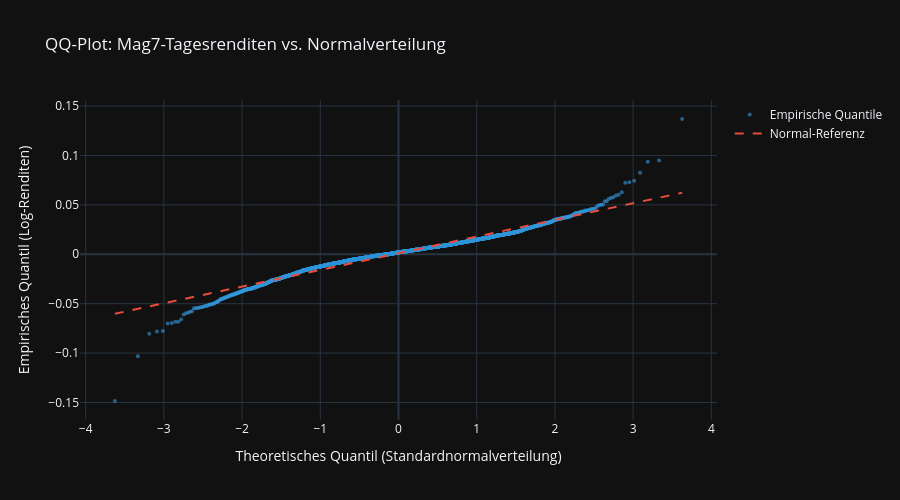

The notebook cell this image was saved under:
### Code cell
# QQ-Plot gegen die Normalverteilung
sample = clean_log_returns.values
sample_sorted = np.sort(sample)
n = len(sample_sorted)
theoretical_q = stats.norm.ppf((np.arange(1, n + 1) - 0.5) / n)  # Plotting positions

# Referenzlinie über Mittelwert + Std der Stichprobe
line_x = np.array([theoretical_q.min(), theoretical_q.max()])
line_y = mu_d + sigma_d * line_x

fig_qq = go.Figure()
fig_qq.add_trace(go.Scatter(
    x=theoretical_q, y=sample_sorted,
    mode='markers',
    marker=dict(color='rgb(52, 152, 219)', size=4, opacity=0.6),
    name='Empirische Quantile',
))
fig_qq.add_trace(go.Scatter(
    x=line_x, y=line_y,
    mode='lines',
    line=dict(color='rgb(231, 76, 60)', width=2, dash='dash'),
    name='Normal-Referenz',
))
fig_qq.update_layout(
    template='plotly_dark',
    title='QQ-Plot: Mag7-Tagesrenditen vs. Normalverteilung',
    xaxis_title='Theoretisches Quantil (Standardnormalverteilung)',
    yaxis_title='Empirisches Quantil (Log-Renditen)',
    height=500,
)
fig_qq.show()

### Figure 1 — Plotly figure (JSON) as saved in the notebook; plotly's stock layout.template omitted (floating-point values rounded to 4 significant figures; data arrays with more than 128 entries replaced by an {"elided": "..."} marker saying what was removed)
{"data": [{"marker": {"color": "rgb(52, 152, 219)", "opacity": 0.6, "size": 4}, "mode": "markers", "name": "Empirische Quantile", "type": "scatter", "x": {"elided": "3485 float values"}, "y": {"elided": "3485 float values"}}, {"line": {"color": "rgb(231, 76, 60)", "dash": "dash", "width": 2}, "mode": "lines", "name": "Normal-Referenz", "type": "scatter", "x": [-3.627, 3.627], "y": [-0.06015, 0.06228]}], "layout": {"height": 500, "title": {"text": "QQ-Plot: Mag7-Tagesrenditen vs. Normalverteilung"}, "xaxis": {"title": {"text": "Theoretisches Quantil (Standardnormalverteilung)"}}, "yaxis": {"title": {"text": "Empirisches Quantil (Log-Renditen)"}}}}
